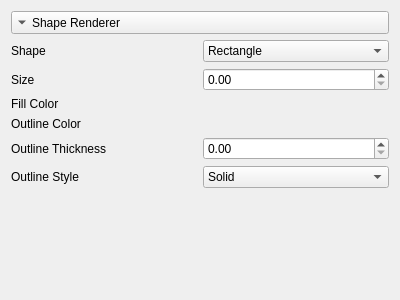
<?xml version="1.0" encoding="UTF-8"?>
<ui version="4.0">
 <class>ShapeRenderer</class>
 <widget class="QWidget" name="ShapeRenderer">
  <property name="geometry">
   <rect>
    <x>0</x>
    <y>0</y>
    <width>400</width>
    <height>300</height>
   </rect>
  </property>
  <property name="windowTitle">
   <string>Form</string>
  </property>
  <layout class="QGridLayout" name="gridLayout">
   <item row="1" column="1">
    <widget class="QLabel" name="shapeLabel">
     <property name="text">
      <string>Shape</string>
     </property>
    </widget>
   </item>
   <item row="5" column="1">
    <widget class="QLabel" name="outlineThicknessLabel">
     <property name="text">
      <string>Outline Thickness</string>
     </property>
    </widget>
   </item>
   <item row="5" column="2">
    <widget class="QDoubleSpinBox" name="outlineThicknessValue"/>
   </item>
   <item row="6" column="1">
    <widget class="QLabel" name="outlineStyleLabel">
     <property name="text">
      <string>Outline Style</string>
     </property>
    </widget>
   </item>
   <item row="2" column="2">
    <widget class="QDoubleSpinBox" name="sizeValue"/>
   </item>
   <item row="4" column="1">
    <widget class="QLabel" name="outlineColorLabel">
     <property name="text">
      <string>Outline Color</string>
     </property>
    </widget>
   </item>
   <item row="2" column="1">
    <widget class="QLabel" name="sizeLabel">
     <property name="text">
      <string>Size</string>
     </property>
    </widget>
   </item>
   <item row="7" column="1">
    <spacer name="verticalSpacer">
     <property name="orientation">
      <enum>Qt::Vertical</enum>
     </property>
     <property name="sizeHint" stdset="0">
      <size>
       <width>20</width>
       <height>40</height>
      </size>
     </property>
    </spacer>
   </item>
   <item row="6" column="2">
    <widget class="QComboBox" name="outlineStylePicker">
     <item>
      <property name="text">
       <string>Solid</string>
      </property>
     </item>
     <item>
      <property name="text">
       <string>Dash</string>
      </property>
     </item>
     <item>
      <property name="text">
       <string>Dot</string>
      </property>
     </item>
    </widget>
   </item>
   <item row="3" column="1">
    <widget class="QLabel" name="fillColorLabel">
     <property name="text">
      <string>Fill Color</string>
     </property>
    </widget>
   </item>
   <item row="1" column="2">
    <widget class="QComboBox" name="shapePicker">
     <item>
      <property name="text">
       <string>Rectangle</string>
      </property>
     </item>
     <item>
      <property name="text">
       <string>Elipsis</string>
      </property>
     </item>
    </widget>
   </item>
   <item row="0" column="1" colspan="2">
    <widget class="QToolButton" name="toolButton">
     <property name="sizePolicy">
      <sizepolicy hsizetype="Preferred" vsizetype="Fixed">
       <horstretch>0</horstretch>
       <verstretch>0</verstretch>
      </sizepolicy>
     </property>
     <property name="text">
      <string>Shape Renderer</string>
     </property>
     <property name="toolButtonStyle">
      <enum>Qt::ToolButtonTextBesideIcon</enum>
     </property>
     <property name="autoRaise">
      <bool>false</bool>
     </property>
     <property name="arrowType">
      <enum>Qt::DownArrow</enum>
     </property>
    </widget>
   </item>
  </layout>
 </widget>
 <resources/>
 <connections/>
</ui>
